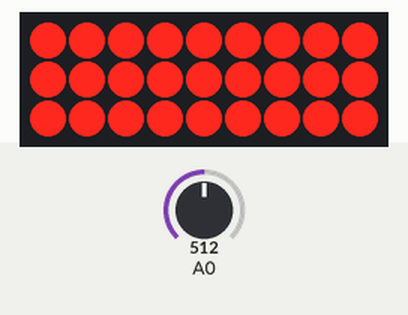
Simulated run of this sketch. Board: Arduino Uno, built with avr-gcc and run on an emulated ATmega328P. Shown: 9×3 LED matrix. Wiring (inferred from the names in the program): LED matrix (orientation assumed): rows pin 2, pin 13, pin 12; columns pin 3, pin 4, pin 5, pin 6, pin 7, pin 8, pin 9, pin 10, pin 11. Inputs (shaded band) come from the test bench; at power-on: A0 = 512.

Above: at 1.2 s.
1.3 s: A0 set to 0
At 2.01 s:
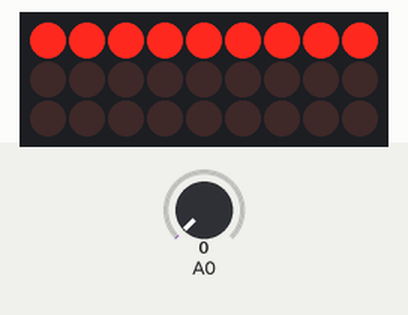
3.7 s: A0 set to 265
At 4.07 s:
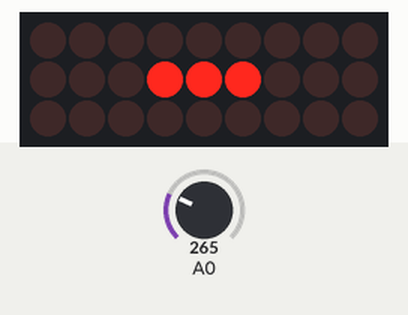
5.7 s: A0 set to 245
At 5.96 s:
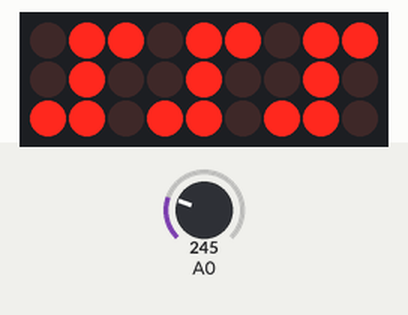
7.8 s: A0 set to 306
At 8.79 s:
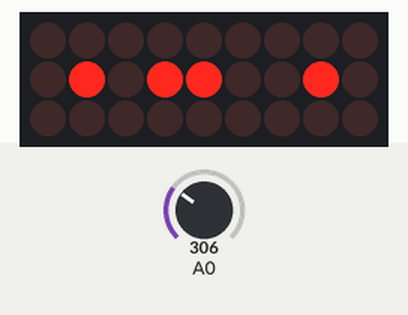
10.4 s: A0 set to 122
At 10.7 s:
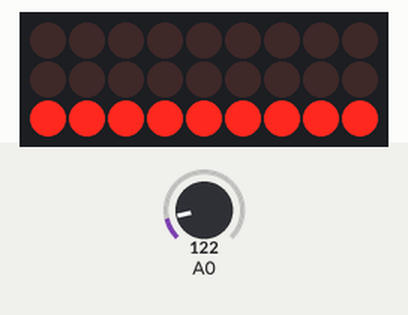
13.4 s: A0 set to 511
At 13.81 s:
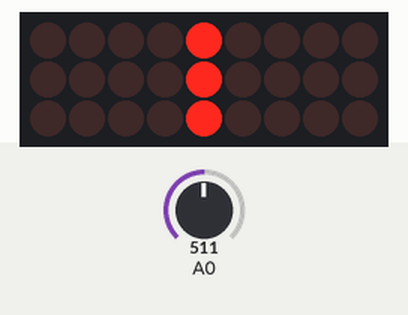

Measured:
- after the input at 1.3 s, the display: first changes after 0.06 s (image 1 shows a later state)
- after the input at 3.7 s, the display: first changes after 0.24 s (image 2 shows a later state)
- after the input at 5.7 s, the display: first changes at once (image 3 shows a later state)
- after the input at 7.8 s, the display: first changes after 0.08 s (image 4 shows a later state)
- after the input at 13.4 s, the display: first changes after 0.08 s (image 6 shows a later state)
- what the display in image 1 shows lasts 0.4 s, from 1.8 s to 2.2 s

The sketch:

ledcube333.ino
```cpp
#include <MsTimer2.h>
#define SENSOR_MAX 255

int led[] = {
  3,4,5,6,7,8,9,10,11};
int layer[] = {
  2,13,12};
//int cycletime=200;   //コマ間の時間1000ms

//template
int TEMP_LED[]={
  0x000, 0x000, 0x000}; //左からトップ層ミドル層ボトム層
//template


int ANIM_1_TOP[]={
  0x124, 0x092, 0x049, 0x049, 0x092,0x124,0x124,0x1C0,0x038,0x007,0x007,0x038,0x1C0,0x1C0,
  0x1ff,0x000,0x000,0x000,0x000,0x1ff,0x1ff
};
int ANIM_1_MID[]={
  0x124, 0x092, 0x049, 0x049, 0x092,0x124,0x124,0x1C0,0x038,0x007,0x007,0x038,0x1C0,0x1C0,
  0x000,0x1ff,0x000,0x000,0x1ff,0x000,0x000
};
int ANIM_1_BOT[]={
  0x124, 0x092, 0x049, 0x049, 0x092,0x124,0x124,0x1C0,0x038,0x007,0x007,0x038,0x1C0,0x1C0,
  0x000,0x000,0x1ff,0x1ff,0x000,0x000,0x000
};
int ANIM_2_TOP[]={
  0x111,0x092,0x054,0x038,0x111,0x092,0x054,0x038,0x111,0x000,0x049,0x092,
  0x124,0x000,0x049,0x092,0x124,0x000,0x000,0x007,0x038,0x1c0,0x000,0x007,0x038,0x1c0,0x000};
int ANIM_2_MID[]={
  0x111,0x092,0x054,0x038,0x111,0x092,0x054,0x038,0x111,0x1ff,0x098,0x092,
  0x092,0x1ff,0x098,0x092,0x092,0x1ff,0x1ff,0x038,0x038,0x038,0x1ff,0x038,0x038,0x038,0x1ff};
int ANIM_2_BOT[]={
  0x111,0x092,0x054,0x038,0x111,0x092,0x054,0x038,0x111,0x000,0x124,0x092,
  0x049,0x000,0x124,0x092,0x049,0x000,0x000,0x1c0,0x038,0x007,0x000,0x1c0,0x038,0x007,0x000};

void AllOFF(){
  for(int i=0;i<(sizeof(led)/sizeof(int));i++){   //sizeof()はarray.length
    digitalWrite(led[i], LOW);
  }
  for(int i=0;i<(sizeof(layer)/sizeof(int));i++){
    digitalWrite(layer[i], HIGH);
  }
}
void DynaDrive(int pat[],int cycletime){ //1msで上下のレイヤーを点灯消灯  配列の先頭のポインタが与えられる
  for(int n=0; n<cycletime/3;n++){
    for(int L=0; L < (sizeof(layer)/sizeof(int)); L++){
      for(int temp=0; temp<(sizeof(led)/sizeof(int)); temp++){
        if(bitRead(pat[L],temp) == B01){
          digitalWrite(led[temp],HIGH);
        }
        else{
          digitalWrite(led[temp],LOW);
        }
      }
      digitalWrite(layer[L],LOW);
      delayMicroseconds(500);
      digitalWrite(layer[L],HIGH);
      delayMicroseconds(500);
    }
  }
}

int lightVal = 0;
void readSensor()
{
  int val = analogRead(0);
  if ( val > SENSOR_MAX )
    lightVal = SENSOR_MAX;
  else
    lightVal = val;
}

void setup() {
  for(int i=0;i<(sizeof(led)/sizeof(int));i++){
    pinMode(led[i], OUTPUT);
  }
  for(int i=0;i<(sizeof(layer)/sizeof(int));i++){
    pinMode(layer[i], OUTPUT);
  }
  AllOFF();

  MsTimer2::set(25,readSensor);
  MsTimer2::start();

#ifdef _DEBUG_
  Serial.begin(9600);
  Serial.print('\r');
#endif
}

char buf[256];

void loop() {

  for(int n=0; n<(sizeof(ANIM_1_TOP)/sizeof(int));n++){
    TEMP_LED[0]=ANIM_1_TOP[n];
    TEMP_LED[1]=ANIM_1_MID[n];
    TEMP_LED[2]=ANIM_1_BOT[n];
    int cyctime = map(lightVal,0,SENSOR_MAX,200,10);
#ifdef _DEBUG_
    sprintf(buf,"vv:: %d %d",lightVal,cyctime);
    Serial.println(buf);
#endif
    DynaDrive(TEMP_LED,cyctime); //配列の先頭のポインタのみ与えられる。
    AllOFF();
  }
  for(int n=0; n<(sizeof(ANIM_2_TOP)/sizeof(int));n++){
    TEMP_LED[0]=ANIM_2_TOP[n];
    TEMP_LED[1]=ANIM_2_MID[n];
    TEMP_LED[2]=ANIM_2_BOT[n];
    int cyctime = map(lightVal,0,SENSOR_MAX,200,10);

    DynaDrive(TEMP_LED,cyctime); //配列の先頭のポインタのみ与えられる。
    AllOFF();
  }
}
```
